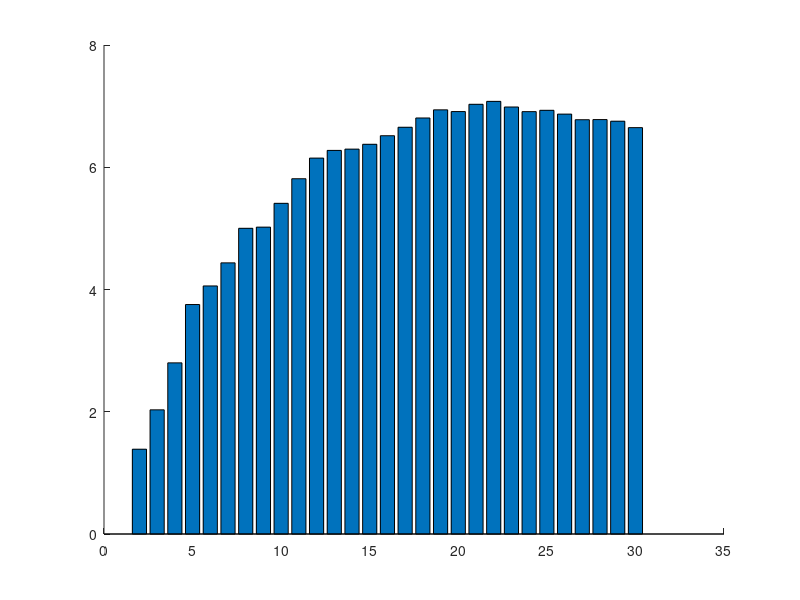

The MATLAB source for this figure: (Note: this script raises an error after producing the figure.)
%% generating Fig 1 and S7
aaa=importdata('sim_22cancers_cls2_number1.mat')
load('norm_cls_number_const.mat')

normalized_stab=mean(aaa.ppmi_wd123)./norm_cls_purity_const(1,:);
standard_stab=std(aaa.ppmi_wd123)./norm_cls_purity_const(1,:);
 

clf
figure
hold on
ttt1=bar(2:30, normalized_stab);   ttt1.FaceColor='k'
ttt2=errorbar(2:30, normalized_stab, standard_stab,'.');  ttt2.Color='k'
ttt=xlabel('Target cluster number'); ttt.FontSize=15;
xlim([1 31]); 
ylabel('Adjusted Purity', 'FontSize', 15)
alpha 0.2
set(gca,'FontSize', 14);
print -depsc normalized_simul_22cancer



%% generating stability graph (target cluster number) 
aaa=importdata('sim_22cancers_cls2_number2.mat')
load('norm_cls_number_const.mat')

normalized_stab=mean(aaa.ppmi_wd123)./norm_cls_purity_const(1,:);
standard_stab=std(aaa.ppmi_wd123)./norm_cls_purity_const(1,:);

clf
figure
hold on
ttt1=bar(2:30, normalized_stab);   ttt1.FaceColor='k'
ttt2=errorbar(2:30, normalized_stab, standard_stab,'.');  ttt2.Color='k'
ttt=xlabel('Target cluster number'); ttt.FontSize=15;
xlim([1 31]); 
ylabel('Adjusted Purity', 'FontSize', 15)
alpha 0.2
set(gca,'FontSize', 14);
print -depsc normalized_simul_22cancer2



